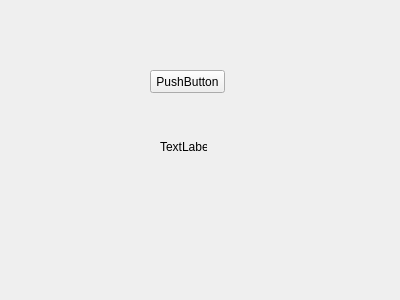
<?xml version="1.0" encoding="UTF-8"?>
<ui version="4.0">
 <class>Form</class>
 <widget class="QWidget" name="Form">
  <property name="geometry">
   <rect>
    <x>0</x>
    <y>0</y>
    <width>400</width>
    <height>300</height>
   </rect>
  </property>
  <property name="windowTitle">
   <string>Form</string>
  </property>
  <widget class="QPushButton" name="pushButton">
   <property name="geometry">
    <rect>
     <x>150</x>
     <y>70</y>
     <width>75</width>
     <height>23</height>
    </rect>
   </property>
   <property name="text">
    <string>PushButton</string>
   </property>
  </widget>
  <widget class="QLabel" name="label">
   <property name="geometry">
    <rect>
     <x>160</x>
     <y>140</y>
     <width>47</width>
     <height>13</height>
    </rect>
   </property>
   <property name="text">
    <string>TextLabel</string>
   </property>
  </widget>
 </widget>
 <resources/>
 <connections/>
</ui>
